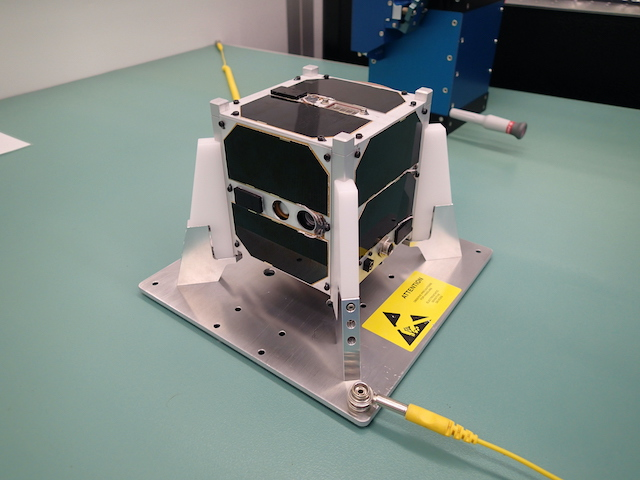
#> input picture samples320x240/ESTCube-1_P3010085.jpeg, 640 x 480 px
$ python convert.py samples320x240/ESTCube-1_P3010085.jpeg
#> lines starting #> are read from the running program, lines starting #| are printed output that depends on the picture
# MIT License
#
# Copyright (c) 2026 Madis Kaal
#
# Permission is hereby granted, free of charge, to any person obtaining a copy
# of this software and associated documentation files (the "Software"), to deal
# in the Software without restriction, including without limitation the rights
# to use, copy, modify, merge, publish, distribute, sublicense, and/or sell
# copies of the Software, and to permit persons to whom the Software is
# furnished to do so, subject to the following conditions:
#
# The above copyright notice and this permission notice shall be included in all
# copies or substantial portions of the Software.
#
# THE SOFTWARE IS PROVIDED "AS IS", WITHOUT WARRANTY OF ANY KIND, EXPRESS OR
# IMPLIED, INCLUDING BUT NOT LIMITED TO THE WARRANTIES OF MERCHANTABILITY,
# FITNESS FOR A PARTICULAR PURPOSE AND NONINFRINGEMENT. IN NO EVENT SHALL THE
# AUTHORS OR COPYRIGHT HOLDERS BE LIABLE FOR ANY CLAIM, DAMAGES OR OTHER
# LIABILITY, WHETHER IN AN ACTION OF CONTRACT, TORT OR OTHERWISE, ARISING FROM,
# OUT OF OR IN CONNECTION WITH THE SOFTWARE OR THE USE OR OTHER DEALINGS IN THE
# SOFTWARE.

import sys
import os.path
import PIL.Image

IMAGE_SIZE=320

# resize and convert images given at command line into raw RGB bitmaps
#
for f in sys.argv[1:]:
  image=PIL.Image.open(f)
#> image is the input picture: PIL image 640x480 RGB; mean R, G, B 125.8, 137, 130.6
  w,h=image.size
#> w = 640; h = 480
  print("%s %dx%d"%(f,w,h))
#| samples320x240/ESTCube-1_P3010085.jpeg 640x480
  hr=IMAGE_SIZE/w
#> hr = 0.5
  vr=IMAGE_SIZE/h
#> vr = 0.667
  ratio=min(hr,vr)
#> ratio = 0.5
  if ratio!=1.0:
    nw=int(round(w*ratio,0))
#> nw = 320
    nh=int(round(h*ratio,0))
#> nh = 240
    print(" resizing to %dx%d"%(nw,nh))
#|  resizing to 320x240
    image=image.resize((nw,nh),PIL.Image.LANCZOS)
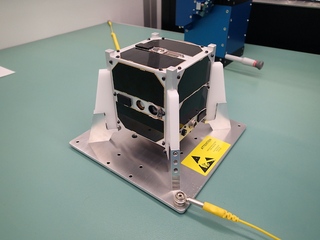
#> image: PIL image 320x240 RGB; mean R, G, B 125.8, 137, 130.6
  image=image.convert("RGB")
  pixels=image.load()
  data=bytearray()
  for y in range(image.height):
    for x in range(image.width):
      data.extend(image.getpixel((x,y)))
  d,e=os.path.split(f)
  fe=f.rpartition(".")
  f=os.path.join(d,fe[0]+"."+"rgb")
  with open(f,"wb") as of:
    of.write(data)
  print(" wrote %d bytes to %s"%(len(data),f))
#|  wrote 230400 bytes to samples320x240/samples320x240/ESTCube-1_P3010085.rgb


$ run again, on samples320x240/ESTCube-1_image_n139_0stop_sharp.png
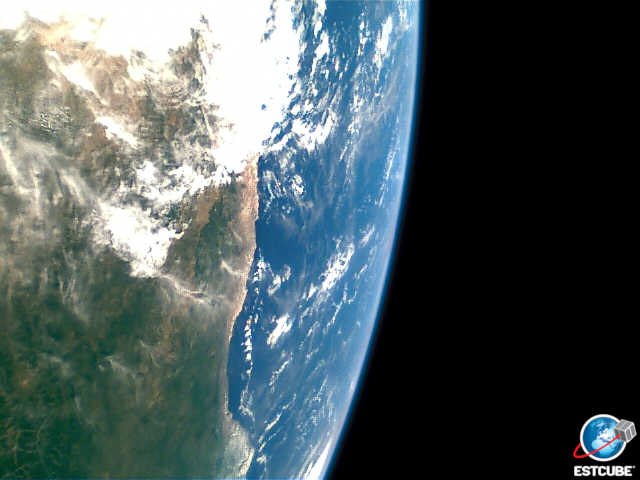
#> input picture samples320x240/ESTCube-1_image_n139_0stop_sharp.png, 640 x 480 px
#> image is the input picture: PIL image 640x480 RGB; mean R, G, B 78.3, 91.4, 93.4
#| samples320x240/ESTCube-1_image_n139_0stop_sharp.png 640x480
#|  resizing to 320x240
#> `image=image.resize((nw,nh),PIL.Image.LANCZOS)`:
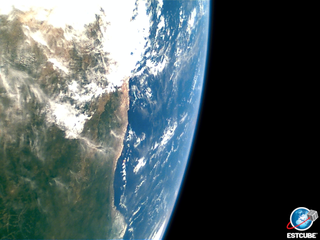
#> image: PIL image 320x240 RGB; mean R, G, B 78.3, 91.3, 93.4
#|  wrote 230400 bytes to samples320x240/samples320x240/ESTCube-1_image_n139_0stop_sharp.rgb
